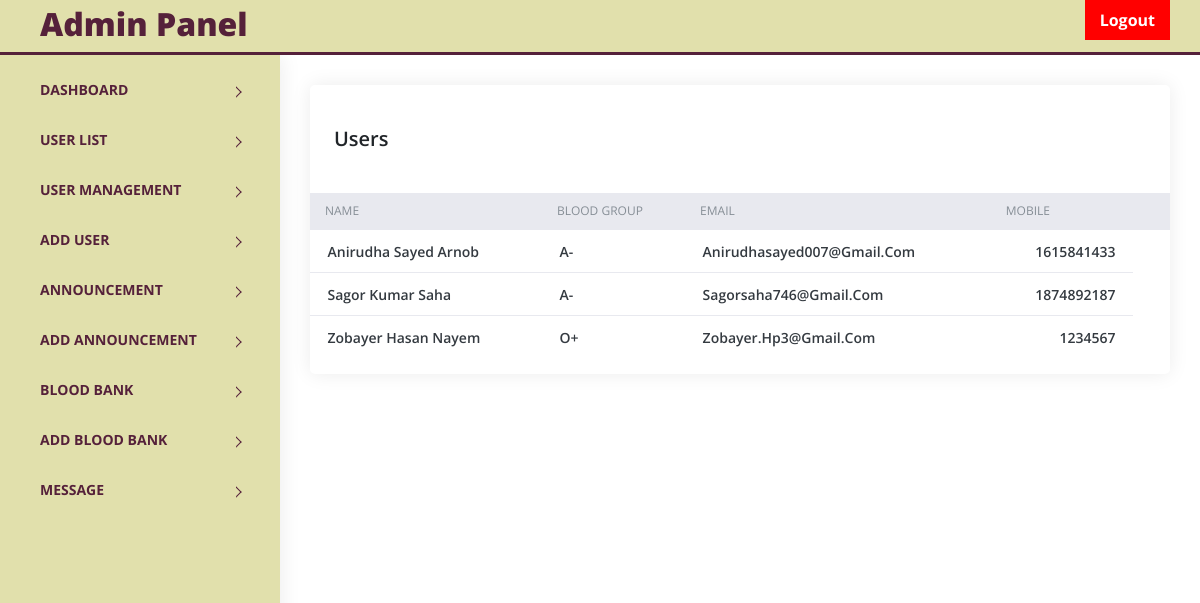
Page /admin/users.php (signed in) on the committed database.
### tables this page shows
CREATE TABLE `users` (
  `id` int(100) NOT NULL,
  `name` varchar(255) NOT NULL,
  `mobile` int(20) NOT NULL,
  `email` varchar(255) NOT NULL,
  `age` int(10) NOT NULL,
  `password` varchar(255) NOT NULL,
  `division` varchar(20) NOT NULL,
  `district` varchar(20) NOT NULL,
  `address` varchar(255) NOT NULL,
  `gender` varchar(20) NOT NULL,
  `blood` varchar(10) NOT NULL,
  `date` datetime NOT NULL DEFAULT current_timestamp(),
  `code` mediumint(50) NOT NULL,
  `status` text NOT NULL,
  `admin_control` varchar(20) NOT NULL
);

### admin/users.php (the view, shortened to what this page needs)
<?php
require('top.inc.php');
$sql="select * from users";
$res=mysqli_query($con,$sql);
?>
<div class="content pb-0">
	<div class="orders">
	   <div class="row">
		  <div class="col-xl-12">
			 <div class="card">
				<div class="card-body">
				   <h4 class="box-title">Users</h4>
				</div>
				<div class="card-body--">
				   <div class="table-stats order-table ov-h">
					  <table class="table ">
						 <thead>
							<tr>
							   <th>Name</th>
							   <th>Blood Group</th>
							   <th>Email</th>
						       <th>Mobile</th>
							   <th></th>
							</tr>
						 </thead>
						 <tbody>
							<?php
							while($row=mysqli_fetch_assoc($res)){?>
							<tr>
							   <td><?php echo $row['name']?></td>
							   <td><?php echo $row['blood']?></td>
							   <td><?php echo $row['email']?></td>
							   <td><?php echo $row['mobile']?></td>
							</tr>
							<?php } ?>
						 </tbody>
					  </table>
				   </div>
				</div>
			 </div>
		  </div>
	   </div>
	</div>
</div>

### admin/top.inc.php (shortened to what this page needs)
<!doctype html>
<html class="no-js" lang="">
<head>
    <link rel="stylesheet" href="assets/css/normalize.css">
    <link rel="stylesheet" href="assets/css/bootstrap.min.css">
    <link rel="stylesheet" href="assets/css/font-awesome.min.css">
    <link rel="stylesheet" href="assets/css/themify-icons.css">
    <link rel="stylesheet" href="assets/css/pe-icon-7-filled.css">
    <link rel="stylesheet" href="assets/css/flag-icon.min.css">
    <link rel="stylesheet" href="assets/css/cs-skin-elastic.css">
    <link rel="stylesheet" href="assets/css/style.css">
</head>
<body>
    <aside id="left-panel" class="left-panel">
        <nav class="navbar navbar-expand-sm navbar-default">
            <div id="main-menu" class="main-menu collapse navbar-collapse">
                <ul class="nav navbar-nav">
                    <?php if($_SESSION['ADMIN_ROLE']!=1){?>
                    <li class="menu-item-has-children dropdown">
                        <a href="index.php">DASHBOARD</a>
                    </li>
                    <li class="menu-item-has-children dropdown">
                        <a href="users.php">USER LIST</a>
                    </li>
                    <li class="menu-item-has-children dropdown">
                        <a href="user_management.php">USER MANAGEMENT</a>
                    </li>
                    <li class="menu-item-has-children dropdown">
                        <a href="manage_user_management.php">ADD USER</a>
                    </li>
                    <li class="menu-item-has-children dropdown">
                        <a href="announcement.php">ANNOUNCEMENT</a>
                    </li>
                    <li class="menu-item-has-children dropdown">
                        <a href="manage_announcement.php">ADD ANNOUNCEMENT</a>
                    </li>
                    <li class="menu-item-has-children dropdown">
                        <a href="blood_bank.php">BLOOD BANK</a>
                    </li>
                    <li class="menu-item-has-children dropdown">
                        <a href="manage_blood_bank.php">ADD BLOOD BANK</a>
                    </li>
                    <li class="menu-item-has-children dropdown">
                        <a href="message.php">MESSAGE</a>
                    </li>
                    <?php } ?>
                </ul>
            </div>
        </nav>
    </aside>
    <div id="right-panel" class="right-panel">
        <header id="header" class="header">
            <div class="top-left">
                <div class="navbar-header">
                    <div class="user-area dropdown float-right">
                        <a class="bg" href="index.php" >Admin Panel</a>
                    </div>
                </div>
            </div>
            <div class="top-right">
                <div class="header-menu">
                <a href="logout.php">
                <div class="glyphicon">Logout</div></a>
                </div>
            </div>
        </header>

### admin/assets/css/style.css (style rules this page uses)
.navbar-nav { width: 100%; }
body { display: table; font-family: open sans, sans-serif; font-size: 16px; width: 100% }
a, button { text-decoration: none; outline: none !important; color: #55213a; font-weight: 800; -webkit-transition: all .25s ease; transition: all .25s ease; }
h1, h2, h3, h4, h5, h6 { margin: 0 }
ul, ol { padding-left: 0 }
.pb-0 { padding-bottom: 0 }
.ov-h { overflow: hidden }
.order-table { position: relative; border-color: #000; }
.order-table:after, .order-table:before { content: ""; position: absolute; top: 0; height: 37px; width: 10px; background: #e8e9ef }
.order-table:after { right: -1px }
.order-table:before { left: -1px }
.order-table tr th { background: #e8e9ef }
.order-table tr td:last-child, .order-table tr th:last-child { text-align: right }
.order-table tr:last-child td { border: none }
aside.left-panel { background-color: #E1E0AC; height: 100vh; padding: 0; vertical-align: top; width: 280px; -webkit-box-shadow: 1px 0 20px rgba(0, 0, 0, .08); box-shadow: 1px 0 20px rgba(0, 0, 0, .08); position: fixed; left: 0; bottom: 0; top: 55px; z-index: 999 }
.navbar { background: #e1e0ac; border-radius: 0; border: none; display: inline-block; margin: 0; padding: 10px 10px; vertical-align: top }
.navbar .main-menu { float: left; padding: 0; padding-bottom: 50px }
.navbar .navbar-nav { float: none; position: relative;; }
.navbar .navbar-nav > li { padding-left: 30px; padding-right: 30px; }
.navbar .navbar-nav li { width: 100% }
.navbar .navbar-nav li > a { background: 0 0 !important; color: #55213a; font-weight: 700; display: inline-block; font-size: 14px; line-height: 26px; padding: 10px 0; position: relative; width: 100% }
.navbar .navbar-nav li.menu-item-has-children { position: relative }
.navbar .navbar-nav li.menu-item-has-children a { line-height: 30px }
.navbar .navbar-nav li.menu-item-has-children a:before { content: ""; position: absolute; top: 23px; right: 0; width: 8px; height: 8px; border-style: solid; border-width: 1px; border-color: #55213a #55213a transparent transparent; -webkit-transform: rotate(45deg); transform: rotate(45deg); -webkit-transition: all .25s ease; transition: all .25s ease }
.right-panel { background: #e1e0ac; margin-left: 280px; margin-top: 55px }
.right-panel .top-left { float: left }
.right-panel header.header { background: #e1e0ac; border-bottom: 3px solid #55213a; -webkit-box-shadow: none; box-shadow: none; clear: both; padding: 0 30px; height: 55px; position: fixed; left: 280px; left: 0; right: 0; top: 0; z-index: 999 }
.right-panel .navbar-header { width: 100%; background-color: #55213a; padding: 0 1.25em 0 0 }
.header-menu { display: -webkit-box; display: -ms-flexbox; display: flex; -webkit-box-pack: end; -ms-flex-pack: end; justify-content: flex-end }
.user-area { float: right; padding-right: 0; position: relative; padding-left: 20px }
.content { float: left; padding: 1.875em; width: 100% }
.card { margin-bottom: 1.875em; border-radius: 5px; padding: 0; border: 0 solid transparent; -webkit-box-shadow: 0 0 20px rgba(0, 0, 0, .08); box-shadow: 0 0 20px rgba(0, 0, 0, .08) }
.card .box-title { font-weight: 600; font-size: 20px; padding: 18px 0 }
.card .card-body { float: left; padding: 1.5em; position: relative; width: 100% }
.card h4 { font-size: 1.1rem }
.table-stats table { font-family: open sans }
.table-stats table th, .table-stats table td { border: none; border-bottom: 1px solid #e8e9ef; color: #868e96; font-size: 12px; font-weight: 400; padding: .75em 1.25em; text-transform: uppercase }
.table-stats table td { color: #343a40; font-size: 14px; font-weight: 600; text-transform: capitalize; vertical-align: middle }
@media (max-width:1368px) { .card-body { padding: 20px } }

### admin/top.inc.php (style rules this page uses)
.bg { font-size: 32px; margin-left: -10px; }
.glyphicon { background-color: red; padding: 8px 15px; color: white; font-weight: 700; }

### rows in the picture
users: name "Anirudha Sayed Arnob", blood "A-", email "Anirudhasayed007@gmail.com", mobile "1615841433"
users: name "Sagor Kumar Saha", blood "A-", email "Sagorsaha746@gmail.com", mobile "1874892187"
users: name "Zobayer Hasan Nayem", blood "O+", email "Zobayer.hp3@gmail.com", mobile "1234567"
